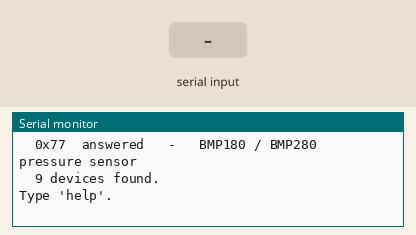
Recording of a sketch running on a simulated ESP32. On the bench: the last lines printed to the serial monitor. Inputs (shaded band) come from the test bench.

Above: at 1.7 s.
1.8 s: "help 1\n" received over Serial
At 2.7 s:
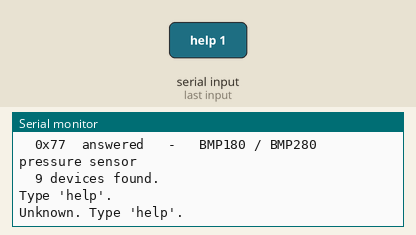
3.3 s: "help\n" received over Serial
At 4.1 s:
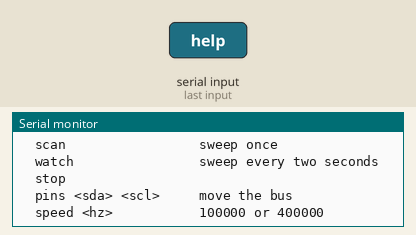
4.8 s: "watch\n" received over Serial
At 5.4 s:
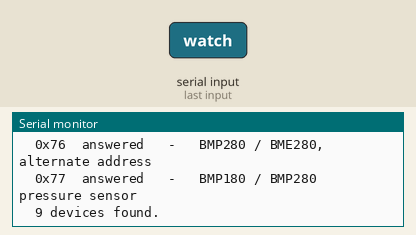
6.3 s: "stop\n" received over Serial
At 7.4 s:
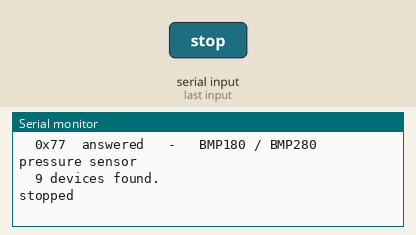
7.8 s: "pins 90\n" received over Serial
At 8.5 s:
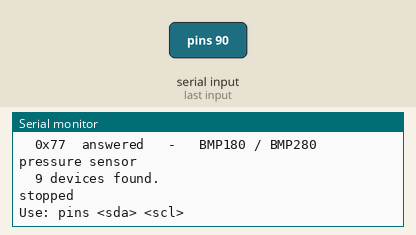
9.3 s: "speed 90\n" received over Serial
At 9.6 s:
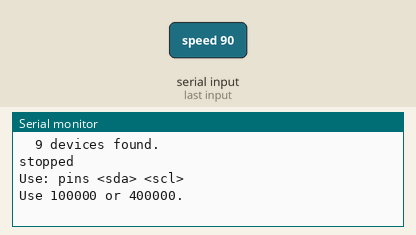
Timing chart, 0 to 11.8 s (numbered marks = the images above; inputs shaded):
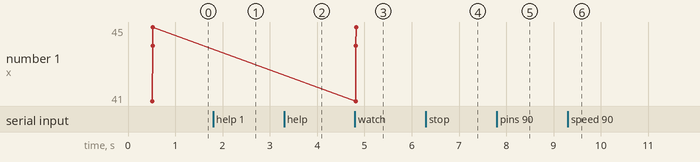

Measured:
- after the input at 1.8 s, the serial monitor: prints a new line at once (image 1)
- after the input at 3.3 s, the serial monitor: prints a new line at once (image 2)
- after the input at 4.8 s, the serial monitor: prints a new line at once (image 3)
- after the input at 6.3 s, the serial monitor: prints a new line at once (image 4)
- after the input at 7.8 s, the serial monitor: prints a new line at once (image 5)
- after the input at 9.3 s, the serial monitor: prints a new line at once (image 6)

The sketch:

a5a_i2c_scan.ino
```cpp
/*
  a5a_i2c_scan.ino
  Porpoise Robotics - Pathfinder advanced course, Lesson 5

  WHAT THIS PROGRAM DOES
  ----------------------
  Walks every address on the I2C bus and reports which ones answer. On a Gen 3
  vehicle you should find the INA219 current sensor at 0x40. On a Gen 2 you
  should find nothing, and that is the correct answer. Nothing moves.

  This is the first thing to run when a sensor is not working, before you
  suspect anything in your own code.

  BEFORE YOU CAN COMPILE THIS
  ---------------------------
  Board package: "esp32_bluepad32" by Ricardo Quesada, version 4.1.0
    Tools > Board > esp32_bluepad32 > "ESP32 Dev Module".
  Libraries: none. Wire ships with the core.

  COMMANDS (115200 baud)
  ----------------------
    scan            sweep the bus once
    watch           scan every two seconds until you type 'stop'
    stop
    pins <sda> <scl>  move the bus and try again
    speed <hz>      bus clock, 100000 or 400000

  HOW I2C ADDRESSING WORKS
  ------------------------
  Two wires, SDA and SCL, shared by every device. Each device answers to a
  7-bit address, so there are 128 of them, and 0x00-0x07 and 0x78-0x7F are
  reserved. That leaves 0x08 to 0x77 to scan.

  To test an address you start a transmission to it and end it immediately
  without sending any data. If a device is there it pulls SDA low to
  acknowledge, and endTransmission() returns 0. If nothing is there, nobody
  acknowledges and you get 2.

        0  acknowledged - something is there
        1  the data was too long for the buffer
        2  no acknowledge for the address
        3  no acknowledge for the data
        4  some other error
        5  timeout

  That is exactly what is_ina219_present() does in Op Program 12, and it is how
  the program works out which generation of vehicle it is running on. One
  binary, two vehicles, decided at boot by whether anybody answers at 0x40.

  THE PULL-UP RESISTORS
  ---------------------
  I2C devices can only ever pull a line DOWN. Something has to pull it back up,
  and that is a pair of resistors to 3.3 V, usually 4.7k. Without them both
  lines sit low and the scan finds nothing at all. On the Pathfinder they are
  on the control board, so this only matters when you add your own sensor on
  the breadboard - and a scan that returns absolutely nothing, on every
  address, is the classic symptom of a missing pull-up.

  WHAT TO TRY
  -----------
  1. Scan a Gen 3 vehicle and a Gen 2 vehicle. What is the difference?
  2. Type "watch", then unplug the sensor. How quickly does it notice?
  3. Try "pins 21 22", the ESP32 default. Does the sensor still answer?
  4. Add a second I2C sensor on the breadboard and find its address.
*/

#include <Wire.h>

// The Pathfinder control board puts I2C here, not on the ESP32 defaults.
int sda_pin = 32;
int scl_pin = 33;
long bus_speed = 100000;

bool watching = false;
unsigned long last_scan = 0;

String input_line = "";

/*
  A few addresses worth naming, so a hit means something without a datasheet.
*/
const char *knownDevice(uint8_t address) {
  switch (address) {
    case 0x40: return "INA219 current sensor (or default INA219 address)";
    case 0x41: case 0x44: case 0x45: return "INA219 with address jumpers set";
    case 0x23: return "BH1750 light sensor";
    case 0x77: return "BMP180 / BMP280 pressure sensor";
    case 0x76: return "BMP280 / BME280, alternate address";
    case 0x68: return "MPU6050 IMU or DS3231 clock";
    case 0x3C: return "SSD1306 OLED display";
    default:   return nullptr;
  }
}

void scanBus() {
  Serial.printf("Scanning SDA %d, SCL %d, at %ld Hz...\n", sda_pin, scl_pin, bus_speed);

  int found = 0;
  for (uint8_t address = 0x08; address <= 0x77; address++) {
    Wire.beginTransmission(address);
    uint8_t result = Wire.endTransmission();

    if (result == 0) {
      found++;
      Serial.printf("  0x%02X  answered", address);
      const char *name = knownDevice(address);
      if (name != nullptr) {
        Serial.print("   -   ");
        Serial.print(name);
      }
      Serial.println();

    } else if (result != 2) {
      // Anything other than "no acknowledge" is worth mentioning.
      Serial.printf("  0x%02X  error %d\n", address, result);
    }
  }

  if (found == 0) {
    Serial.println(F("  nothing answered."));
    Serial.println(F("  On a Gen 2 vehicle that is correct - there is no sensor."));
    Serial.println(F("  On a Gen 3, check the pins above, and check the pull-ups."));
  } else {
    Serial.printf("  %d device%s found.\n", found, found == 1 ? "" : "s");
  }
}

void restartBus() {
  Wire.end();
  Wire.begin(sda_pin, scl_pin);
  Wire.setClock(bus_speed);
}

void setup() {
  Serial.begin(115200);
  delay(500);

  Wire.begin(sda_pin, scl_pin);
  Wire.setClock(bus_speed);

  Serial.println();
  Serial.println(F("=== I2C bus scan ==="));
  scanBus();
  Serial.println(F("Type 'help'."));
}

void loop() {
  while (Serial.available() > 0) {
    char c = (char)Serial.read();
    if (c == '\n' || c == '\r') {
      if (input_line.length() > 0) {
        runCommand(input_line);
        input_line = "";
      }
    } else if (c >= 32 && c < 127 && input_line.length() < 40) {
      input_line += c;
    }
  }

  if (watching && millis() - last_scan >= 2000) {
    last_scan = millis();
    scanBus();
  }
}

void runCommand(String line) {
  line.trim();
  line.toLowerCase();

  if (line == "help") {
    Serial.println(F("  scan                 sweep once"));
    Serial.println(F("  watch                sweep every two seconds"));
    Serial.println(F("  stop"));
    Serial.println(F("  pins <sda> <scl>     move the bus"));
    Serial.println(F("  speed <hz>           100000 or 400000"));

  } else if (line == "scan") {
    scanBus();

  } else if (line == "watch") {
    watching = true;
    last_scan = 0;
    Serial.println(F("watching. Type 'stop'."));

  } else if (line == "stop") {
    watching = false;
    Serial.println(F("stopped"));

  } else if (line.startsWith("pins ")) {
    String rest = line.substring(5);
    rest.trim();
    int space = rest.indexOf(' ');
    if (space < 0) {
      Serial.println(F("Use: pins <sda> <scl>"));
      return;
    }
    int sda = rest.substring(0, space).toInt();
    int scl = rest.substring(space + 1).toInt();
    if (sda < 0 || sda > 39 || scl < 0 || scl > 39) {
      Serial.println(F("Pins must be 0 to 39."));
      return;
    }
    // GPIO 34-39 are input-only on this chip, so they cannot drive a bus.
    if (sda >= 34 || scl >= 34) {
      Serial.println(F("GPIO 34-39 are input-only and cannot drive I2C."));
      return;
    }
    sda_pin = sda;
    scl_pin = scl;
    restartBus();
    scanBus();

  } else if (line.startsWith("speed ")) {
    long value = line.substring(6).toInt();
    if (value != 100000 && value != 400000) {
      Serial.println(F("Use 100000 or 400000."));
      return;
    }
    bus_speed = value;
    restartBus();
    scanBus();

  } else {
    Serial.println(F("Unknown. Type 'help'."));
  }
}
```
